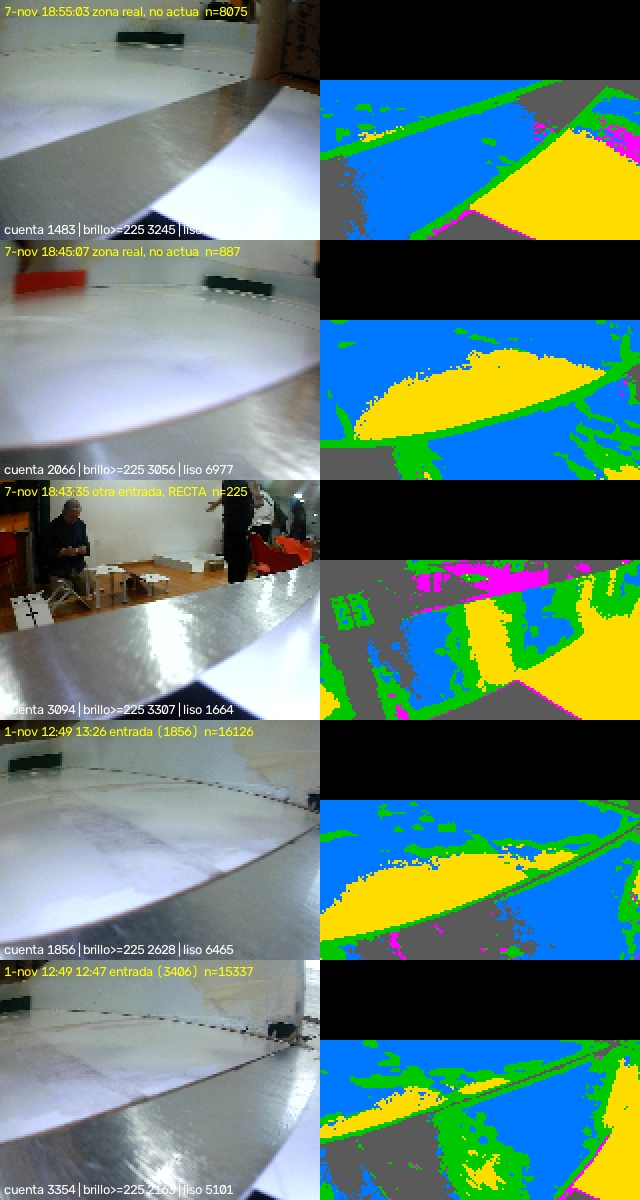
#> input picture software/raspberry/corridas/20261107_182348/analisis_plateado/por_que_la_banda_da_bajo.jpg, 640 x 1200 px
$ python -i por_que_pixeles.py   (imports and definitions only)
#> lines starting #> are read from the running program, lines starting #| are printed output that depends on the picture; after the words box and inside, x2 and y2 are one past the last pixel; in counts of white or black regions, pixels touching at a corner belong together
# Por que la banda cuenta poco: cada pixel de la fila 40 para abajo, coloreado por la condicion que no cumple.
import csv, sys, cv2, numpy as np
SW = 'C:/Users/villa/rcj-2026-rescue-line-iita-salta-robocup-priority-fixes/software/raspberry/corridas'
def frame(cr, hhmmss=None, t0=None, n=None):
#> further down, picture is the input picture: shape (1200, 640, 3); mean B, G, R 115.5, 123.9, 96.4
    if n is None:
        r = list(csv.DictReader(open(cr + '/cuadros.csv')))
        h, m, s = [float(x) for x in hhmmss.split(':')]; th = h * 3600 + m * 60 + s - t0
        n = int(min(r, key=lambda x: abs(float(x['t']) - th))['n'])
    return n, cv2.imread(cr + '/f_%06d.png' % n)
def capas(im):
    hsv = cv2.cvtColor(im, cv2.COLOR_BGR2HSV); S = hsv[..., 1].astype(np.float32); V = hsv[..., 2].astype(np.float32)
#> after `hsv = cv2.cvtColor(im, cv2.COLOR_BGR2HSV)`: hsv: shape (1200, 640, 3); mean H, S, V 64.4, 92.8, 149.2
#> after `S = hsv[..., 1].astype(np.float32)`:
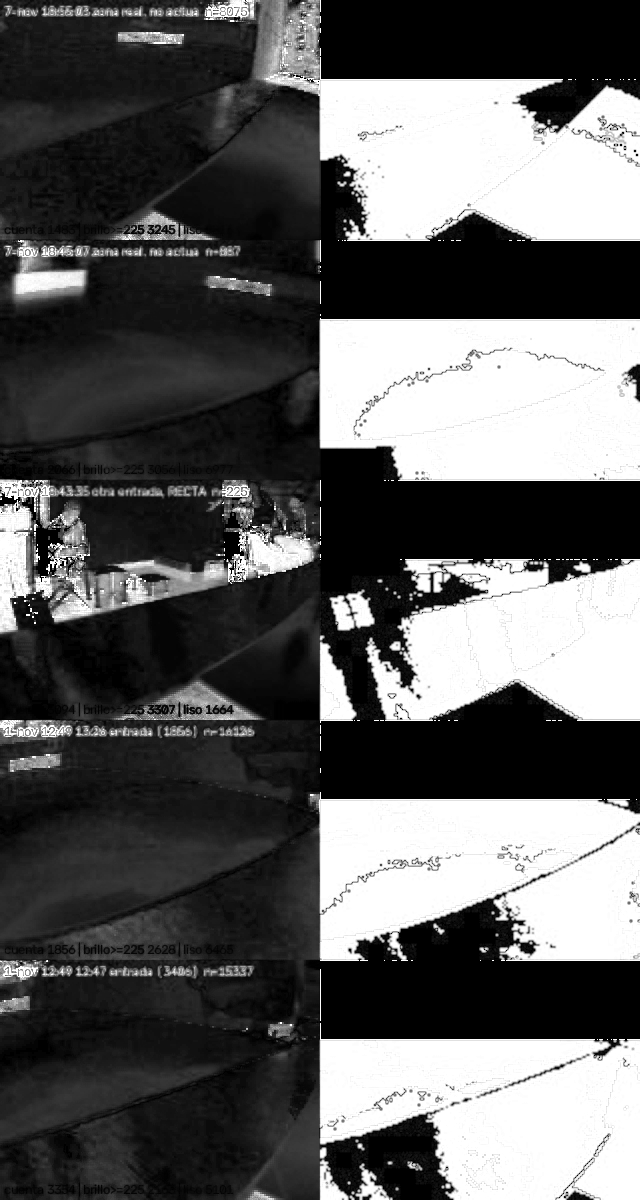
#> S: shape (1200, 640) float32; min 0, max 255, mean 92.8
#> after `V = hsv[..., 2].astype(np.float32)`:
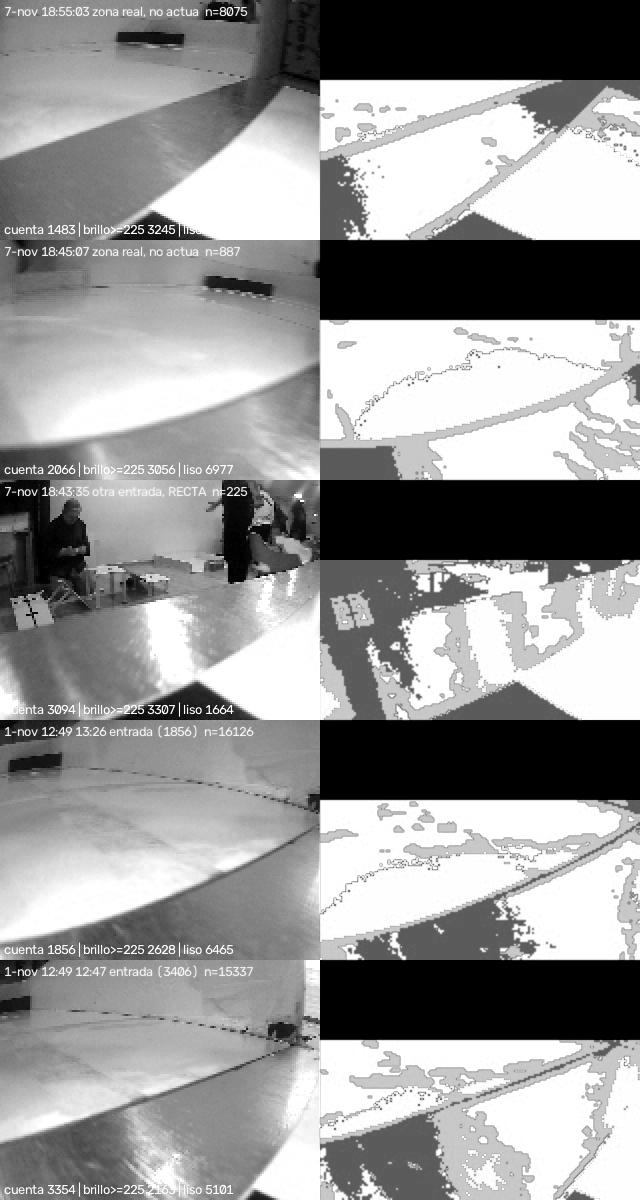
#> V: shape (1200, 640) float32; min 0, max 255, mean 149.2
    m = cv2.blur(V, (5, 5)); sd = np.sqrt(np.maximum(cv2.blur(V * V, (5, 5)) - m * m, 0))
#> after `sd = np.sqrt(np.maximum(cv2.blur(V * V, (5, 5)) - m * m, 0))`:
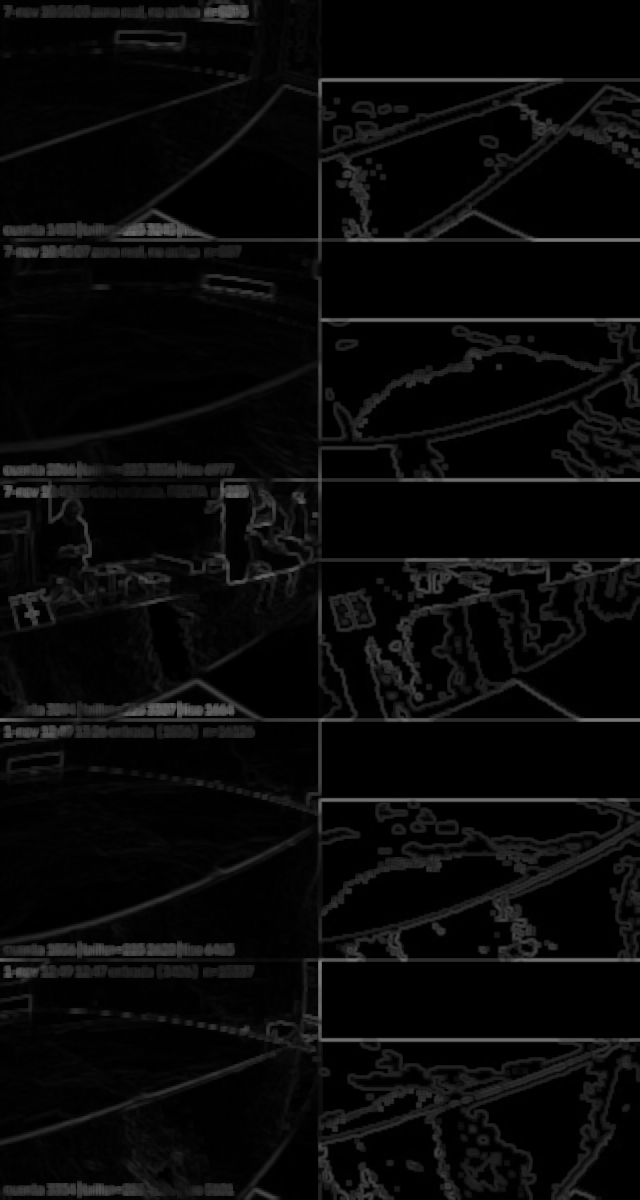
#> sd: shape (1200, 640) float32; min 0, max 124.9, mean 9.2
    cuenta = (S < 60) & (V > 110) & (V < 225) & (sd > 7)
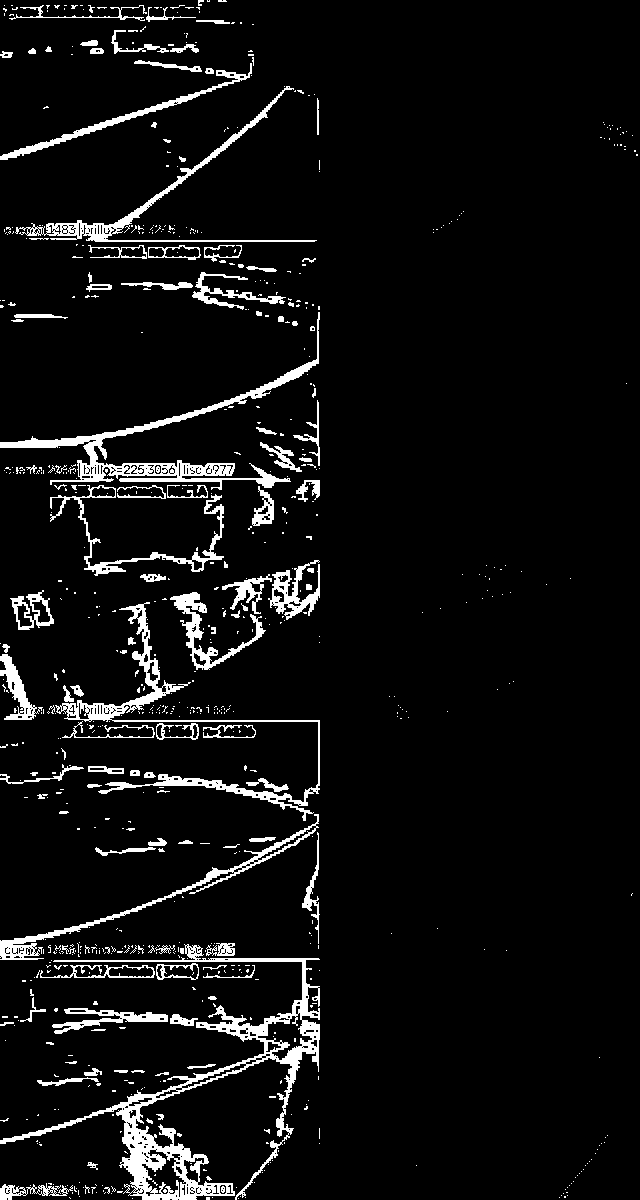
#> cuenta: shape (1200, 640) bool; 6.2% white; 757 white regions (636 under 20 px), largest, box (x1, y1, x2, y2) and area: (0, 944, 320, 1200) 9789, (0, 312, 320, 490) 5129, (55, 602, 320, 821) 4223
    out = np.zeros_like(im)
    out[(V >= 225)] = (0, 220, 255)                       # amarillo: demasiado brillante
    out[(V <= 110)] = (90, 90, 90)                        # gris: oscuro
    out[(S >= 60) & (V > 110) & (V < 225)] = (255, 0, 255)  # magenta: color (saturado)
    out[(S < 60) & (V > 110) & (V < 225) & (sd <= 7)] = (255, 120, 0)  # azul: gris liso, sin textura
    out[cuenta] = (0, 200, 0)                             # verde: cuenta
    out[:40] = 0
    return int(cuenta[40:].sum()), {k: int(v[40:].sum()) for k, v in (('brillo>=225', V >= 225), ('liso', (S < 60) & (V > 110) & (V < 225) & (sd <= 7)))}, out
C7 = SW + '/20261107_182348/crudo_prueba_182348/1107_184121'; T7 = 18 * 3600 + 41 * 60 + 21
C1 = SW + '/20261101_124912/crudo_doble_dato_20261101_124912/1101_124926'
# [5 lines that did not run here, left out]
filas = []
# [7 lines not run here, left out]

>>> import cv2
>>> picture = cv2.imread('por_que_la_banda_da_bajo.jpg')
>>> result = capas(picture)
